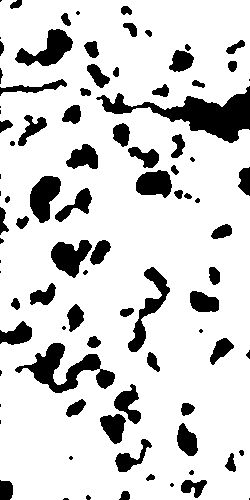
%> input picture NS.png, 250 x 500 px
$ octave rock_sample_Scholte.m   (GNU Octave 9; MATLAB toolbox functions it lacks are replaced by stand-ins)
%> lines starting %> are read from the running program, lines starting %| are printed output that depends on the picture; in (x1, y1, x2, y2) boxes, pixels count from 0 and x2, y2 are one past the last pixel; in counts of white or black regions, pixels touching at a corner belong together; the program's own positions count from 1
### monoclinic_2D_xz.m
function [v1,v3,R1,R3]=monoclinic_2D_xz(dt,dx,dz,nt,nx,nz,...
    r1,r3,...
    s1,s3,src1,src3,source_type,...
    lp,nPML,R,...
    rho,C11,C13,C15,C33,C35,C55,...
    Eta11,Eta13,Eta15,Eta33,Eta35,Eta55,...
    b1,b3, ...
    B1,B3, ...
    plot_interval,plot_source,...
    save_figure,path,...
    save_wavefield)
%% create folder for figures
if ~exist(path,'dir')
    mkdir(path)
end
n_picture=1;
if save_wavefield==1
    if ~exist([path '/wavefield/'],'dir')
    mkdir([path '/wavefield/'])
end
end
%% PML
vmax=sqrt(C33./rho);
beta0=(ones(nx,nz,'single').*vmax*(nPML+1)*log(1/R)/2/lp/dx);
beta1=(zeros(nx,nz,'single'));
beta3=beta1;
tt=(1:lp)/lp;
tt2=repmat(reshape(tt,[lp,1]),[1,nz]);
plane_grad1=zeros(nx,nz);
plane_grad3=plane_grad1;

plane_grad1(2:lp+1,:)=flip(tt2,1);
plane_grad1(nx-lp:end-1,:)=tt2;
plane_grad1(1,:)=plane_grad1(2,:);
plane_grad1(end,:)=plane_grad1(end-1,:);

tt2=repmat(reshape(tt,[1,lp]),[nx,1]);
plane_grad3(:,2:lp+1)=flip(tt2,2);
plane_grad3(:,nz-lp:end-1)=tt2;
plane_grad3(:,1)=plane_grad3(:,2);
plane_grad3(:,end)=plane_grad3(:,end-1);

beta1=beta0.*plane_grad1.^nPML;
beta3=beta0.*plane_grad3.^nPML;
%% source
ind_sor=sub2ind([nx,nz],s1,s3);
%% boundary
if 1-isempty(b3)
    b=sub2ind([nx,nz],b1,b3)+2*nx*nz;
end
%% model configuration
R1=(zeros(nt,length(r1),'single'));
R3=(zeros(nt,length(r3),'single'));

ind_rec=sub2ind([nx,nz,3],r1,r3,ones(1,length(r1))*3);

%% monoclinic 2D solver xz plane (symmetric plane)
v1=(zeros(nx,nz,3,'single'));
v3=v1;
lim2=(zeros(4,2,'single'));

sigmas11=(zeros(nx,nz,'single'));
sigmas13=sigmas11;
sigmas33=sigmas11;
p=sigmas11;
ts=sigmas11;
ts2=sigmas11;

E=sigmas11;
F=sigmas11;
G=sigmas11;
H=sigmas11;
I=sigmas11;
J=sigmas11;
K=sigmas11;
L=sigmas11;
M=sigmas11;
N=sigmas11;
O=sigmas11;
P=sigmas11;
Q=sigmas11;
R=sigmas11;
S=sigmas11;

l=1;
ts(ind_sor)=src1(1,:);
ts2(ind_sor)=src3(1,:);

switch source_type
    case 'D'
        v1(:,:,3)=v1(:,:,3)+.5./rho.*ts;
        v3(:,:,3)=v3(:,:,3)+.5./rho.*ts2;
    case 'P'
        v1(:,:,3)=v1(:,:,3)+.5./rho.*D(ts,-1)/dx;
        v3(:,:,3)=v3(:,:,3)+.5./rho.*D(ts2,-3)/dz;
end
%% assign boundary
if 1-isempty(b3)
    v1(b)=B1(l,:);
    v3(b)=B3(l,:);
end
%% save wavefield
if save_wavefield==1
    data=v1(:,:,2);
    save([path '/wavefield/v1_' num2str(l) '.mat'],'data');

    data=v3(:,:,2);
    save([path '/wavefield/v3_' num2str(l) '.mat'],'data');


    data=v1(:,:,3);
    save([path '/wavefield/v1_' num2str(l+1) '.mat'],'data');

    data=v3(:,:,3);
    save([path '/wavefield/v3_' num2str(l+1) '.mat'],'data');
end
%%
tic;
for l=2:nt-1
    for l2=1:2
        v1(:,:,l2)=v1(:,:,l2+1);
        v3(:,:,l2)=v3(:,:,l2+1);
    end
    %% compute sigma
    v1_x=D(v1(:,:,2),1)/dx;
    v3_x=D(v3(:,:,2),-1)/dx;
    v1_z=D(v1(:,:,2),-3)/dz;
    v3_z=D(v3(:,:,2),3)/dz;

    v1_x2=D(v1(:,:,1),1)/dx;
    v3_x2=D(v3(:,:,1),-1)/dx;
    v1_z2=D(v1(:,:,1),-3)/dz;
    v3_z2=D(v3(:,:,1),3)/dz;

    E=dt*v1_x+E;
    F=dt*v1_z+F;
    G=dt*v3_x+G;
    H=dt*v3_z+H;

    I=dt*sigmas11+I;
    J=dt*sigmas33+J;
    K=dt*sigmas13+K;
    L=dt*p+L;

    sigmas11=dt*.5*((C11-C13).*v1_x+beta3.*(C11-C13).*E...
        +(C15-C35).*v3_x+beta3.*(C15-C35).*G...
        +(C13-C33).*v3_z+beta1.*(C13-C33).*H...
        +(C15-C35).*v1_z+beta1.*(C15-C35).*F...
        +(Eta11-Eta13)/dt.*(v1_x-v1_x2)+(Eta11-Eta13).*beta3.*v1_x...
        +(Eta15-Eta35)/dt.*(v3_x-v3_x2)+(Eta15-Eta35).*beta3.*v3_x...
        +(Eta13-Eta33)/dt.*(v3_z-v3_z2)+(Eta13-Eta33).*beta1.*v3_z...
        +(Eta15-Eta35)/dt.*(v1_z-v1_z2)+(Eta15-Eta35).*beta1.*v1_z)...
        +sigmas11...
        -dt*(beta1+beta3).*sigmas11...
        -dt*beta1.*beta3.*I;

    sigmas33=dt*.5*((C13-C11).*v1_x+beta3.*(C13-C11).*E...
        +(C35-C15).*v3_x+beta3.*(C35-C15).*G...
        +(C33-C13).*v3_z+beta1.*(C33-C13).*H...
        +(C35-C15).*v1_z+beta1.*(C35-C15).*F...
        +(Eta13-Eta11)/dt.*(v1_x-v1_x2)+(Eta13-Eta11).*beta3.*v1_x...
        +(Eta35-Eta15)/dt.*(v3_x-v3_x2)+(Eta35-Eta15).*beta3.*v3_x...
        +(Eta33-Eta13)/dt.*(v3_z-v3_z2)+(Eta33-Eta13).*beta1.*v3_z...
        +(Eta35-Eta15)/dt.*(v1_z-v1_z2)+(Eta35-Eta15).*beta1.*v1_z)...
        +sigmas33...
        -dt*(beta1+beta3).*sigmas33...
        -dt*beta1.*beta3.*J;

    sigmas13=dt*(C15.*v1_x+beta3.*C15.*E...
        +C35.*v3_z+beta1.*C35.*H...
        +C55.*(v1_z+v3_x)+C55.*(beta1.*F+beta3.*G)...
        +Eta15/dt.*(v1_x-v1_x2)+Eta15.*beta3.*v1_x...
        +Eta35/dt.*(v3_z-v3_z2)+Eta35.*beta1.*v3_z...
        +Eta55/dt.*(v1_z-v1_z2+v3_x-v3_x2)+Eta55.*(beta1.*v1_z+beta3.*v3_x))...
        +sigmas13...
        -dt*(beta1+beta3).*sigmas13...
        -dt*beta1.*beta3.*K;
    %% compute p
    p=dt*(-.5)*((C11+C13).*v1_x+beta3.*(C11+C13).*E...
        +(C13+C33).*v3_z+beta1.*(C13+C33).*H...
        +(C15+C35).*(v1_z+v3_x)+(C15+C35).*(beta1.*F+beta3.*G)...
        +(Eta11+Eta13)/dt.*(v1_x-v1_x2)+(Eta11+Eta13).*beta3.*v1_x...
        +(Eta13+Eta33)/dt.*(v3_z-v3_z2)+(Eta13+Eta33).*beta1.*v3_z...
        +(Eta15+Eta35)/dt.*(v1_z-v1_z2+v3_x-v3_x2)+(Eta15+Eta35).*(beta1.*v1_z+beta3.*v3_x))...
        +p...
        -dt*(beta1+beta3).*p...
        -dt*beta1.*beta3.*L;
    %% compute v
    M=dt*D(sigmas11-p,-1)/dx+M;
    N=dt*D(sigmas13,3)/dz+N;
    P=dt*D(sigmas13,1)/dx+P;
    Q=dt*D(sigmas33-p,-3)/dz+Q;
    R=dt*v1(:,:,2)+R;
    S=dt*v3(:,:,2)+S;
    v1(:,:,3)=dt./rho.*(D(sigmas11-p,-1)/dx+beta3.*M...
        +D(sigmas13,3)/dz+beta1.*N)...
        +v1(:,:,3)...
        -dt*(beta1+beta3).*v1(:,:,2)...
        -dt*beta1.*beta3.*R;
    v3(:,:,3)=dt./rho.*(D(sigmas13,1)/dx+beta3.*P...
        +D(sigmas33-p,-3)/dz+beta1.*Q)...
        +v3(:,:,3)...
        -dt*(beta1+beta3).*v3(:,:,2)...
        -dt*beta1.*beta3.*S;


    ts(ind_sor)=src1(l,:);
    ts2(ind_sor)=src3(l,:);

    switch source_type
        case 'D'
            v1(:,:,3)=v1(:,:,3)+1./rho.*ts;
            v3(:,:,3)=v3(:,:,3)+1./rho.*ts2;
        case 'P'
            v1(:,:,3)=v1(:,:,3)+1./rho.*D(ts,-1)/dx;
            v3(:,:,3)=v3(:,:,3)+1./rho.*D(ts2,-3)/dz;
    end
    %% assign boundary
    if 1-isempty(b3)
    v1(b)=B1(l,:);
    v3(b)=B3(l,:);
    end
    %% fixed boundary condition
    v1(1,:,3)=0;
    v1(end,:,3)=0;
    v1(:,1,3)=0;
    v1(:,end,3)=0;

    v3(1,:,3)=0;
    v3(end,:,3)=0;
    v3(:,1,3)=0;
    v3(:,end,3)=0;
    %% assign recordings
    R1(l+1,:)=v1(ind_rec);
    R3(l+1,:)=v3(ind_rec);
    %% save wavefield
    if save_wavefield==1
        data=v1(:,:,3);
        save([path '/wavefield/v1_' num2str(l+1) '.mat'],'data');

        data=v3(:,:,3);
        save([path '/wavefield/v3_' num2str(l+1) '.mat'],'data');
    end
    %% plot
    if mod(l,plot_interval)==0 || l==nt-1
        lim2(1,1)=min(min(v3,[],'all'),lim2(1,1));
        lim2(1,2)=max(max(v3,[],'all'),lim2(1,2));
        lim2(2,1)=min(min(sigmas33,[],'all'),lim2(2,1));
        lim2(2,2)=max(max(sigmas33,[],'all'),lim2(2,2));
        lim2(3,1)=min(min(sigmas13,[],'all'),lim2(3,1));
        lim2(3,2)=max(max(sigmas13,[],'all'),lim2(3,2));
        lim2(4,1)=min(min(p,[],'all'),lim2(4,1));
        lim2(4,2)=max(max(p,[],'all'),lim2(4,2));


        hfig=figure('Visible','off');
        set(gcf,'position',[80,80,1300,600]);
        subplot(2,3,1)
        imagesc([1,nx]*dx,[1,nz]*dz,v3(:,:,3)',.02*[lim2(1,1),lim2(1,2)+10^-12]);
        colorbar;
        xlabel({['x [m]']});
        ylabel({['z [m]']});
        title({['t=' num2str(l*dt) 's'],['v_3 [m/s]']});
        xlabel('x [m]');
        ylabel('z [m]');
        colorbar;
        hold on;
        if plot_source==1
            for i=1:length(s1)
                ax2=plot(s1(i)*dx,s3(i)*dz,'v','color',[1,0,0]);
                hold on;
            end
        end
        for i=1:length(r1)
            ax4=plot(r1(i)*dx,r3(i)*dz,'^','color',[0,1,1]);
            hold on;
        end
        ax3=plot([lp+1,lp+1]*dx,[lp+1,nz-lp-1]*dz,'color','blue');
        hold on;
        ax3=plot([nx-lp-1,nx-lp-1]*dx,[lp+1,nz-lp-1]*dz,'color','blue');
        hold on;
        hold on;
        ax3=plot([lp+1,nx-lp-1]*dx,[nz-lp-1,nz-lp-1]*dz,'color','blue');
        axis on;
        ax3=plot([lp+1,nx-lp-1]*dx,[lp+1,lp+1]*dz,'color','blue');
        axis on;

        subplot(2,3,2)
        imagesc([1,nx]*dx,[1,nz]*dz,sigmas33',.02*[lim2(2,1),lim2(2,2)+10^-12]);
        xlabel('x [m]');
        ylabel('z [m]');
        title('\sigma_{s33} [Pa]');
        colorbar;

        subplot(2,3,4)
        imagesc([1,nx]*dx,[1,nz]*dz,p',.02*[lim2(4,1),lim2(4,2)+10^-12]);
        xlabel('x [m]');
        ylabel('z [m]');
        title('p [Pa]');
        colorbar;

        subplot(2,3,3)
        imagesc([1,nx]*dx,[1,nz]*dz,sigmas13',.02*[lim2(3,1),lim2(3,2)+10^-12]);
        xlabel('x [m]');
        ylabel('z [m]');
        title('\sigma_{s13} [Pa]');
        colorbar;

        subplot(2,3,5)
        imagesc([1,length(r1)],[1,(l+1)]*dt,R3(1:l+1,:));
        colorbar;
        xlabel('Nr');
        ylabel('t [s]');
        title('R3 [m/s]');
        ylim([1,nt]*dt);

        subplot(2,3,6)
        imagesc([1,nx]*dx,[1,nz]*dz,C33');
        xlabel('x [m]');
        ylabel('z [m]');
        title('C33 [Pa]');
        colorbar;
        hold on;
        if plot_source==1
            for i=1:length(s1)
                ax2=plot(s1(i)*dx,s3(i)*dz,'v','color',[1,0,0]);
                hold on;
            end
        end
        for i=1:length(r1)
            ax4=plot(r1(i)*dx,r3(i)*dz,'^','color',[0,1,1]);
            hold on;
        end
        ax3=plot([lp+1,lp+1]*dx,[lp+1,nz-lp-1]*dz,'color','blue');
        hold on;
        ax3=plot([nx-lp-1,nx-lp-1]*dx,[lp+1,nz-lp-1]*dz,'color','blue');
        hold on;
        hold on;
        ax3=plot([lp+1,nx-lp-1]*dx,[nz-lp-1,nz-lp-1]*dz,'color','blue');
        axis on;
        ax3=plot([lp+1,nx-lp-1]*dx,[lp+1,lp+1]*dz,'color','blue');
        axis on;
        if plot_source==1
            legend([ax2,ax3,ax4],...
                'source','PML boundary','receiver',...
                'Location',[0.5,0.02,0.005,0.002],'orientation','horizontal');
        else
            legend([ax3,ax4],...
                'PML boundary','receiver',...
                'Location',[0.5,0.02,0.005,0.002],'orientation','horizontal');
        end
        if save_figure==1
            print(gcf,[path num2str(n_picture) '.png'],'-dpng','-r200');
            n_picture=n_picture+1;
        end
    end
    fprintf('\n time step=%d/%d',l+1,nt);
    fprintf('\n    epalsed time=%.2fs',toc);
    fprintf('\n    n_picture=%d',n_picture);
    d=clock;
    fprintf('\n    current time=%d %d %d %d %d %.0d',d(1),d(2),d(3),d(4),d(5),d(6));
end
%%

### rickerWave.m
function ricker=rickerWave(freq,dt,ns,M)
%% calculate scale
E=10^(5.24+1.44*M);
s=sqrt(E*freq/.299);
%%
t=0:dt:dt*ns;
t0=1/freq;
t=t-t0;
ricker=s*(1-2*pi^2*freq.^2*t.^2).*exp(-pi^2*freq^2*t.^2);
ricker=ricker(2:end)';
end

### rock_sample_Scholte.m
%% input
close all;
clear all;

% load image
A=imread('NS.png');
%> A: size 500x250 logical; 82.9% white; 91 black regions (25 under 20 px), largest, box (x1, y1, x2, y2) and area: (96, 86, 250, 143) 3103, (15, 343, 115, 393) 1866, (15, 29, 73, 66) 1031
A=im2double(A)';
%> A: size 250x500 double; values 0 (black) and 1 (white), 82.9% white; 91 black regions (25 under 20 px), largest, box (x1, y1, x2, y2) and area: (86, 96, 143, 250) 3103, (343, 15, 393, 115) 1866, (29, 15, 66, 73) 1031

% add 10 layers around the original image for air
A=[repmat(A(1,:),[10,1]);
    A;
    repmat(A(end,:),[10,1])];
%> A: size 270x500 double; values 0 (black) and 1 (white), 82.3% white; 91 black regions (11 under 20 px), largest, box (x1, y1, x2, y2) and area: (86, 106, 143, 270) 3543, (343, 25, 393, 125) 1866, (29, 25, 66, 83) 1031
A=[repmat(A(:,1),[1,10]),A,repmat(A(:,end),[1,10])];
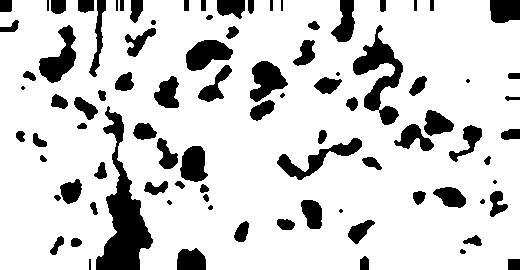
%> A: size 270x520 double; values 0 (black) and 1 (white), 82.5% white; 91 black regions (9 under 20 px), largest, box (x1, y1, x2, y2) and area: (96, 106, 153, 270) 3543, (353, 25, 403, 125) 1866, (39, 25, 76, 83) 1031

% find solid locations
solid=find(A==1);
%> solid = 115868 values from 13 to 140389

% find pore locations
fluid=find(A==0);
%> fluid = 24532 values from 1 to 140400

% dimensions
dt=10^-9;
dx=10^-5;
dz=10^-5;
nt=4*10^5;
nx=size(A,1);
%> nx = 270
nz=size(A,2);
%> nz = 520

% receiver locations [m]
r1=(2:10:(nx-1))*dx;
%> r1 = 27 values from 2e-05 to 0.00262
r3=(ones(size(r1)))*(nz-11)*dz;

% PML layers
lp=10;
% PML coefficient, usually 2
nPML=2;

% Theoretical coefficient, more PML layers, less R
% Empirical values
% lp=[10,20,30,40]
% R=[.1,.01,.001,.0001]
R=.001;

% generate empty density
rho=zeros(nx,nz);

% generate empty elastic stiffness
C11=zeros(nx,nz);
C13=C11;
C15=C11;
C33=C11;
C35=C11;
C55=C11;

% generate empty viscous modulus
Eta11=C11;
Eta13=C11;
Eta15=C11;
Eta33=C11;
Eta35=C11;
Eta55=C11;

% Lame constants for solid
mu=2.94*10^3*(1490)^2;
lambda=2.94*10^3*(2860)^2-2*mu;

% assign solid with its stiffness
C11(solid)=lambda;
C13(solid)=lambda;
C15(solid)=0;
%> C15: size 270x520 double; every value is 0
C33(solid)=lambda+2*mu;
C35(solid)=0;
C55(solid)=mu;
rho(solid)=2.94*10^3;

% assign air with its stiffness
C11(fluid)=1145*340^2;
C13(fluid)=1145*340^2;
C15(fluid)=0;
C33(fluid)=1145*340^2;
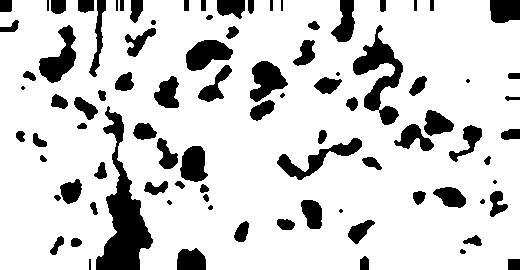
%> C33: size 270x520 double; values 132362000 (black) and 24048024000 (white), 82.5% white; 91 black regions (9 under 20 px), largest, box (x1, y1, x2, y2) and area: (96, 106, 153, 270) 3543, (353, 25, 403, 125) 1866, (39, 25, 76, 83) 1031
C35(fluid)=0;
C55(fluid)=0;
rho(fluid)=1145;
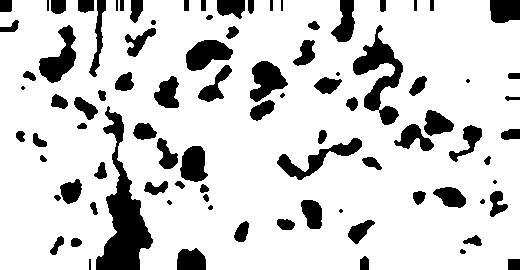
%> rho: size 270x520 double; values 1145 (black) and 2940 (white), 82.5% white; 91 black regions (9 under 20 px), largest, box (x1, y1, x2, y2) and area: (96, 106, 153, 270) 3543, (353, 25, 403, 125) 1866, (39, 25, 76, 83) 1031

% find surrounding layers
[a1,b1]=meshgrid(1:10,1:nz);
[a2,b2]=meshgrid(nx-10+1:nx,1:nz);
[a3,b3]=meshgrid(1:nx,1:10);
[a4,b4]=meshgrid(1:nx,nz-10+1:nz);
IND_air_layer=sub2ind([nx,nz],[reshape(a1,[1,10*nz]),reshape(a2,[1,10*nz]),reshape(a3,[1,10*nx]),reshape(a4,[1,10*nx])],...
    [reshape(b1,[1,10*nz]),reshape(b2,[1,10*nz]),reshape(b3,[1,10*nx]),reshape(b4,[1,10*nx])]);

% assign surrounding layers with air
C11(IND_air_layer)=1145*340^2;
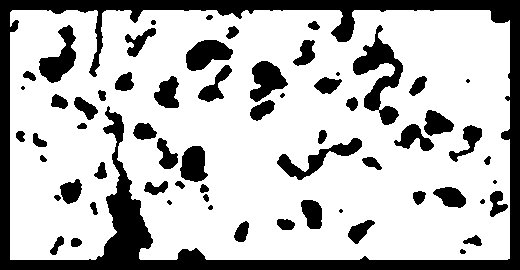
%> C11: size 270x520 double; values 132362000 (black) and 10993836000 (white), 73.8% white; 64 black regions (9 under 20 px), largest, box (x1, y1, x2, y2) and area: (0, 0, 520, 270) 20406, (353, 25, 403, 125) 1866, (39, 25, 76, 83) 1031
C13(IND_air_layer)=1145*340^2;
C15(IND_air_layer)=0;
C33(IND_air_layer)=1145*340^2;
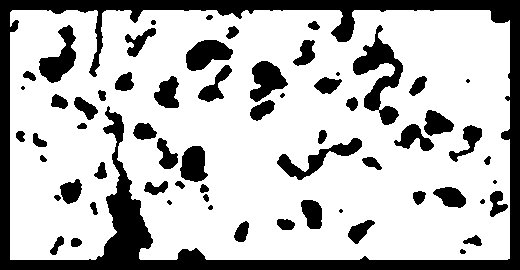
%> C33: size 270x520 double; values 132362000 (black) and 24048024000 (white), 73.8% white; 64 black regions (9 under 20 px), largest, box (x1, y1, x2, y2) and area: (0, 0, 520, 270) 20406, (353, 25, 403, 125) 1866, (39, 25, 76, 83) 1031
C35(IND_air_layer)=0;
C55(IND_air_layer)=0;
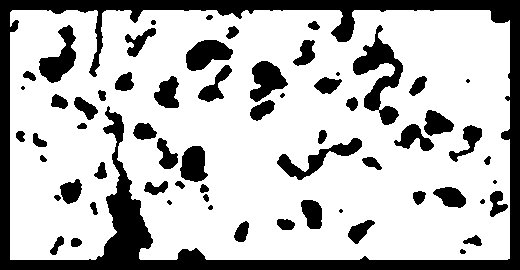
%> C55: size 270x520 double; values 0 (black) and 6527094000 (white), 73.8% white; 64 black regions (9 under 20 px), largest, box (x1, y1, x2, y2) and area: (0, 0, 520, 270) 20406, (353, 25, 403, 125) 1866, (39, 25, 76, 83) 1031
rho(IND_air_layer)=1145;
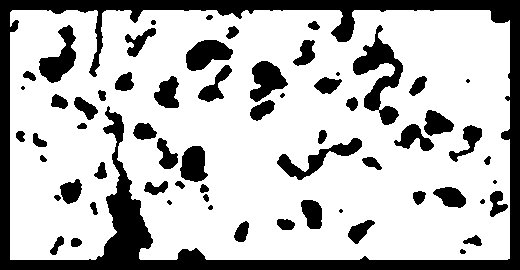
%> rho: size 270x520 double; values 1145 (black) and 2940 (white), 73.8% white; 64 black regions (9 under 20 px), largest, box (x1, y1, x2, y2) and area: (0, 0, 520, 270) 20406, (353, 25, 403, 125) 1866, (39, 25, 76, 83) 1031

% ratio for viscous term over stiffness term
scale=0;
Eta11=C11*scale;
Eta13=C13*scale;
Eta15=C15*scale;
Eta33=C33*scale;
Eta35=C35*scale;
Eta55=C55*scale;

% source
% magnitude
M=2.7;

% source locations
s1=fix(nx/2)*dx;
%> s1 = 0.00135
s3=11*dz;

% source frequency [Hz]
freq=5*10^6;

% source signal
singles=rickerWave(freq,dt,nt,M);

% give source signal to x direction
src1=zeros(nt,1);
src1=1*[singles];

% give source signal to z direction
src3=src1;
src3=1*[singles];

% source type. 'D' for directional source. 'P' for P-source.
source_type='P';

% point interval in time steps
plot_interval=500;

% whether to save figure. 1 for save. 0 for not.
save_figure=1;

% figure path
p2=mfilename('fullpath');
path=[p2 '/'];
%% pass parameters to solver
[v1,v3,R1,R3]=monoclinic_2D_xz(dt,dx,dz,nt,nx,nz,...
    r1,r3,...
    s1,s3,src1,src3,source_type,...
    lp,nPML,R,...
    rho,C11,C13,C15,C33,C35,C55,...
    Eta11,Eta13,Eta15,Eta33,Eta35,Eta55,...
    plot_interval,...
    save_figure,path);
%> the run ends on the next line
